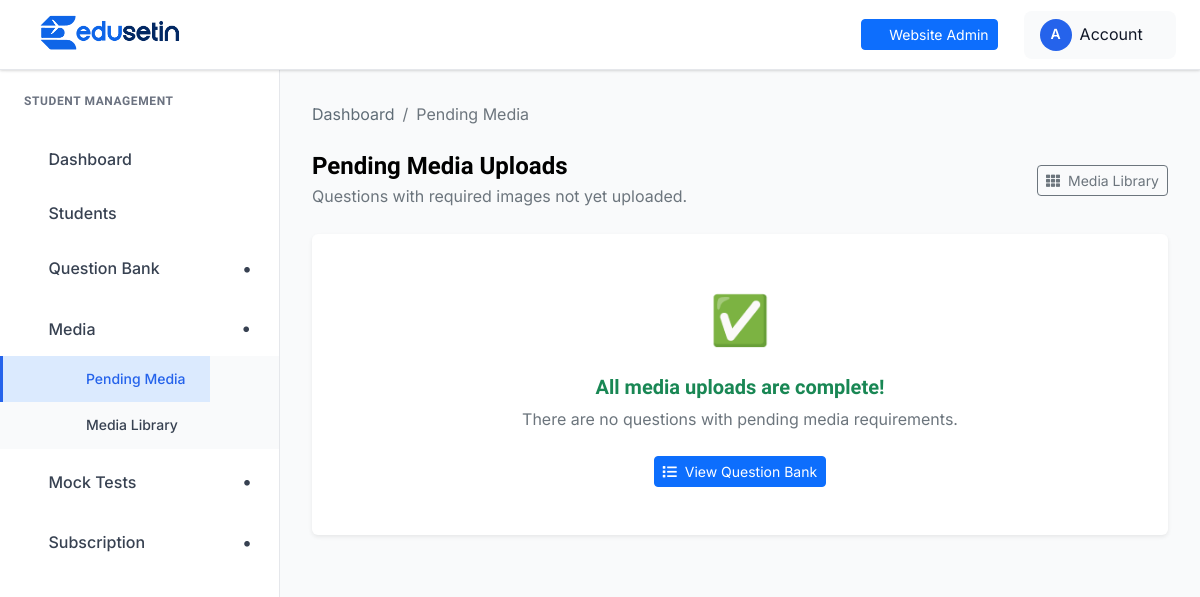
Page /student-management/media/pending/ (signed in) on the earlier database version.
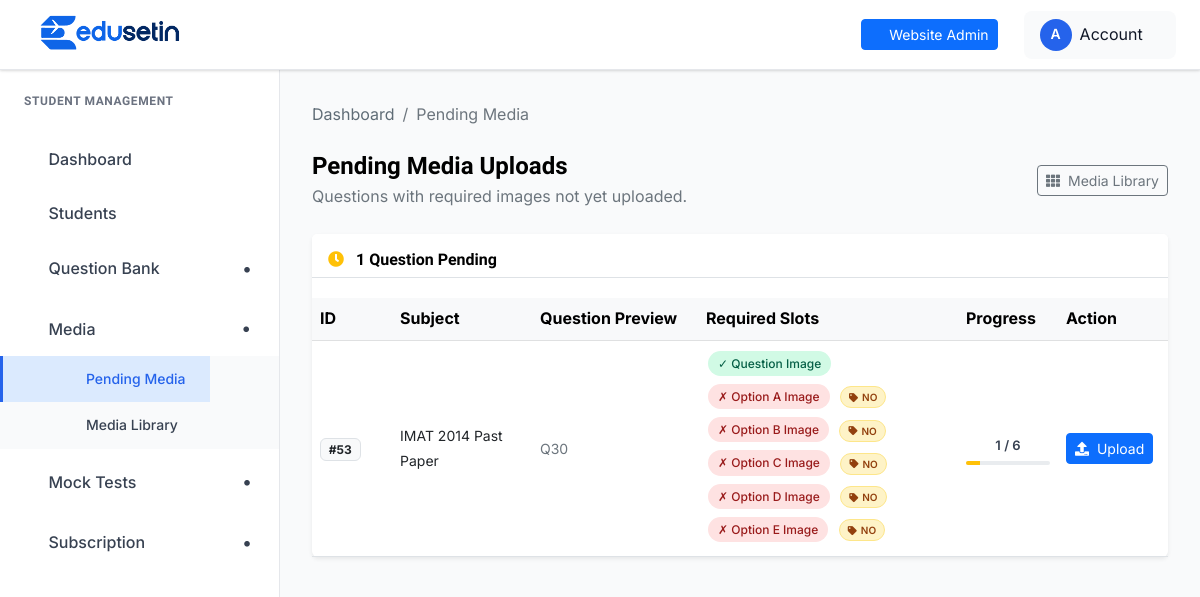
Same page on the later database version.
### student_management/models.py (models this page shows, shortened)
class Question(models.Model):
    ANSWER_CHOICES = [
        ('A', 'A'),
        ('B', 'B'),
        ('C', 'C'),
        ('D', 'D'),
        ('E', 'E'),
    ]
    SOURCE_CHOICES = [
        ('PYQ', 'PYQ'),
        ('EDUSETIN', 'EDUSETIN'),
        ('OTHER', 'OTHER'),
    ]
    subject = models.ForeignKey(Subject, on_delete=models.CASCADE, related_name='questions')
    submodule = models.ForeignKey(
        SubModule,
        on_delete=models.SET_NULL,
        related_name='questions',
        blank=True,
        null=True,
    )
    question_text = models.TextField()
    option_a = models.TextField()
    option_b = models.TextField()
    option_c = models.TextField()
    option_d = models.TextField()
    option_e = models.TextField(blank=True, null=True)
    correct_answer = models.CharField(max_length=1, choices=ANSWER_CHOICES)
    explanation = models.TextField(blank=True, null=True)
    source = models.CharField(max_length=20, choices=SOURCE_CHOICES, blank=True, null=True)
    year = models.PositiveIntegerField(blank=True, null=True)
    is_active = models.BooleanField(default=True)
    created_at = models.DateTimeField(auto_now_add=True)
    requires_question_image = models.BooleanField(default=False)
    requires_option_a_image = models.BooleanField(default=False)
    requires_option_b_image = models.BooleanField(default=False)
    requires_option_c_image = models.BooleanField(default=False)
    requires_option_d_image = models.BooleanField(default=False)
    requires_option_e_image = models.BooleanField(default=False)
    media_uploaded = models.BooleanField(default=False)
    class Meta:
        ordering = ['-created_at']

class Subject(models.Model):
    name = models.CharField(max_length=200, unique=True)
    description = models.TextField(blank=True, null=True)
    image = models.ImageField(upload_to='subjects/', blank=True, null=True)
    is_active = models.BooleanField(default=True)
    created_at = models.DateTimeField(auto_now_add=True)
    class Meta:
        ordering = ['-created_at']

class QuestionMedia(models.Model):
    MEDIA_TYPES = [
        ('QUESTION', 'Question'),
        ('OPTION_A', 'Option A'),
        ('OPTION_B', 'Option B'),
        ('OPTION_C', 'Option C'),
        ('OPTION_D', 'Option D'),
        ('OPTION_E', 'Option E'),
    ]
    question = models.ForeignKey(
        Question,
        on_delete=models.CASCADE,
        related_name='media_files'
    )
    media_type = models.CharField(max_length=20, choices=MEDIA_TYPES)
    image = models.ImageField(upload_to='question_media/', blank=True, default='')
    media_library = models.ForeignKey(
        MediaLibrary,
        null=True,
        blank=True,
        on_delete=models.SET_NULL,
        related_name='usages'
    )
    created_at = models.DateTimeField(auto_now_add=True)
    class Meta:
        unique_together = [('question', 'media_type')]
        ordering = ['media_type']

class PendingMediaReference(models.Model):
    MEDIA_TYPES = QuestionMedia.MEDIA_TYPES
    question = models.ForeignKey(
        Question,
        on_delete=models.CASCADE,
        related_name='pending_media_refs'
    )
    media_type = models.CharField(max_length=20, choices=MEDIA_TYPES)
    expected_media_name = models.CharField(max_length=255)
    created_at = models.DateTimeField(auto_now_add=True)
    class Meta:
        unique_together = [('question', 'media_type')]
        ordering = ['media_type']

### student_management/views.py (the view)
# urls.py: path('media/pending/', views.media_pending, name='media_pending'),
@admin_login_required
def media_pending(request):
    questions = Question.objects.select_related('subject').filter(
        Q(requires_question_image=True) |
        Q(requires_option_a_image=True) |
        Q(requires_option_b_image=True) |
        Q(requires_option_c_image=True) |
        Q(requires_option_d_image=True) |
        Q(requires_option_e_image=True),
        media_uploaded=False,
    ).prefetch_related('media_files', 'pending_media_refs').order_by('id')
    pending_data = []
    for question in questions:
        media_map = {m.media_type: m for m in question.media_files.all()}
        slots = _get_media_slot_status(question, media_map)
        required_slots = [s for s in slots if s['required']]
        uploaded_slots = [s for s in required_slots if s['uploaded']]
        pending_data.append({
            'question': question,
            'slots': required_slots,
            'required_count': len(required_slots),
            'uploaded_count': len(uploaded_slots),
        })
    return render(request, 'student_management/media_pending.html', {
        'pending_data': pending_data,
        'total_pending': len(pending_data),
    })

### student_management/views.py (called while the page is built)
def _get_media_slot_status(question, media_map):
    pending_refs = {
        ref.media_type: ref
        for ref in question.pending_media_refs.all()
    }
    slots = []
    for field, media_type in SLOT_MAP:
        required = getattr(question, field)
        uploaded = media_type in media_map
        slots.append({
            'field': field,
            'media_type': media_type,
            'label': SLOT_LABELS[media_type],
            'required': required,
            'uploaded': uploaded,
            'media': media_map.get(media_type),
            'pending_ref': pending_refs.get(media_type),
        })
    return slots

### templates/student_management/media_pending.html (shortened to what this page needs)
{% extends "student_management/base.html" %}
{% block content %}
<div class="dashboard__form__wraper">
    <nav aria-label="breadcrumb" class="mb-4">
        <ol class="breadcrumb">
            <li class="breadcrumb-item"><a href="{% url 'student_management:dashboard' %}">Dashboard</a></li>
            <li class="breadcrumb-item active" aria-current="page">Pending Media</li>
        </ol>
    </nav>
    <div class="d-flex justify-content-between align-items-center flex-wrap gap-3 mb-4">
        <div>
            <h4 class="mb-1">Pending Media Uploads</h4>
            <p class="text-muted mb-0">Questions with required images not yet uploaded.</p>
        </div>
        <a href="{% url 'student_management:media_library' %}" class="btn btn-outline-secondary btn-sm">
            <i class="fas fa-th me-1"></i> Media Library
        </a>
    </div>
    {% if not pending_data %}
    <div class="card shadow-sm border-0">
        <div class="card-body text-center py-5">
            <div class="mb-3" style="font-size:48px;">✅</div>
            <h5 class="fw-semibold text-success mb-2">All media uploads are complete!</h5>
            <p class="text-muted mb-4">There are no questions with pending media requirements.</p>
            <a href="{% url 'student_management:question_list' %}" class="btn btn-primary btn-sm">
                <i class="fas fa-list me-1"></i> View Question Bank
            </a>
        </div>
    </div>
    {% else %}
    <div class="card shadow-sm border-0">
        <div class="card-header bg-white border-bottom pt-3 pb-2 d-flex justify-content-between align-items-center">
            <h6 class="mb-0 fw-semibold">
                <i class="fas fa-clock text-warning me-2"></i>
                {{ total_pending }} Question{{ total_pending|pluralize }} Pending
            </h6>
        </div>
        <div class="table-responsive">
            <table class="table table-hover align-middle mb-0">
                <thead class="table-light">
                    <tr>
                        <th style="width:80px;">ID</th>
                        <th style="width:140px;">Subject</th>
                        <th>Question Preview</th>
                        <th style="width:260px;">Required Slots</th>
                        <th style="width:100px;">Progress</th>
                        <th style="width:110px;">Action</th>
                    </tr>
                </thead>
                <tbody>
                    {% for item in pending_data %}
                    <tr>
                        <td>
                            <span class="badge bg-light text-dark border">#{{ item.question.id }}</span>
                        </td>
                        <td>
                            <span class="fw-medium small">{{ item.question.subject.name }}</span>
                        </td>
                        <td>
                            <span class="small text-muted">{{ item.question.question_text|truncatechars:80 }}</span>
                        </td>
                        <td>
                            {% for slot in item.slots %}
                            <div class="mb-1">
                                <span class="slot-badge {% if slot.uploaded %}uploaded{% else %}missing{% endif %}">
                                    {% if slot.uploaded %}✓{% else %}✗{% endif %}
                                    {{ slot.label }}
                                </span>
                                {% if not slot.uploaded and slot.pending_ref %}
                                <span class="expected-name-pill" title="Expected media asset name from import">
                                    <i class="fas fa-tag" style="font-size:9px;"></i>
                                    {{ slot.pending_ref.expected_media_name }}
                                </span>
                                {% endif %}
                            </div>
                            {% endfor %}
                        </td>
                        <td class="text-center">
                            <span class="progress-fraction">{{ item.uploaded_count }} / {{ item.required_count }}</span>
                            <div class="progress mt-1" style="height:4px;border-radius:2px;">
                                {% if item.required_count > 0 %}
                                <div class="progress-bar {% if item.uploaded_count == item.required_count %}bg-success{% else %}bg-warning{% endif %}"
                                     style="width:{% widthratio item.uploaded_count item.required_count 100 %}%"></div>
                                {% endif %}
                            </div>
                        </td>
                        <td>
                            <a href="{% url 'student_management:media_upload' item.question.id %}"
                               class="btn btn-sm btn-primary">
                                <i class="fas fa-upload me-1"></i> Upload
                            </a>
                        </td>
                    </tr>
                    {% endfor %}
                </tbody>
            </table>
        </div>
    </div>
    {% endif %}
</div>
{% endblock %}

### templates/student_management/base.html (shortened to what this page needs)
{% load static %}
<!doctype html>
<html class="no-js" lang="en">
<head>
    <link rel="stylesheet" href="https://cdnjs.cloudflare.com/ajax/libs/toastr.js/latest/toastr.min.css">
     <link href="https://cdnjs.cloudflare.com/ajax/libs/font-awesome/5.15.4/css/all.min.css" rel="stylesheet">
    <link rel="stylesheet" href="{% static 'admin-static/assets/css/bootstrap.min.css' %}">
    <link rel="stylesheet" href="{% static 'admin-static/assets/css/icofont.min.css' %}">
    <link rel="stylesheet" href="{% static 'admin-static/assets/css/style.css' %}">
</head>
<body>
    <header class="dashboard-header">
        <div class="header-left">
            <a href="/" class="logo">
                <img src="{% static 'admin-static/assets/img/logo2.png' %}" alt="Logo" style="height:50px;">
            </a>
        </div>
        <div class="header-right">
           <a href="{% url 'admin-dashboard' %}" class="btn btn-primary btn-sm d-flex align-items-center gap-2">
               <i class="icofont-dashboard-web"></i> <span class="d-none d-sm-inline">Website Admin</span>
           </a>
           <div class="user-profile-dropdown">
    <div class="user-profile-toggle">
        <div class="user-avatar">A</div>
        <span>Account</span>
        <i class="icofont-simple-down"></i>
    </div>
</div>
        </div>
    </header>
    <aside class="dashboard-sidebar" id="dashboardSidebar">
        <div class="sidebar-content">
            <div class="sidebar-section">
                <h6 class="sidebar-title">Student Management</h6>
                <ul class="sidebar-menu">
                    <li>
                        <a href="{% url 'student_management:dashboard' %}" class="{% if request.path == '/student-management/' %}active{% endif %}">
                            <i class="icofont-dashboard"></i>
                            Dashboard
                        </a>
                    </li>
                    <li>
                        <a href="{% url 'student_management:student_list' %}" class="{% if '/student-management/students/' in request.path %}active{% endif %}">
                            <i class="icofont-users-alt-3"></i>
                            Students
                        </a>
                    </li>
                    <li class="has-dropdown {% if '/student-management/subjects/' in request.path or '/student-management/questions/' in request.path %}open{% endif %}">
                        <a href="#">
                            <i class="icofont-book-alt"></i>
                            Question Bank
                        </a>
                    </li>
                    <li class="has-dropdown {% if '/student-management/media/' in request.path %}open{% endif %}">
                        <a href="#">
                            <i class="icofont-image"></i>
                            Media
                        </a>
                        <ul class="submenu">
                            <li>
                                <a href="{% url 'student_management:media_pending' %}" class="{% if '/student-management/media/pending/' in request.path or '/student-management/media/question/' in request.path %}active{% endif %}">
                                    <i class="icofont-clock-time"></i> Pending Media
                                </a>
                            </li>
                            <li>
                                <a href="{% url 'student_management:media_library' %}" class="{% if '/student-management/media/library/' in request.path %}active{% endif %}">
                                    <i class="icofont-library"></i> Media Library
                                </a>
                            </li>
                        </ul>
                    </li>
                     <li class="has-dropdown {% if '/student-management/exams/' in request.path %}open{% endif %}">
    <a href="#">
        <i class="icofont-paper"></i>
        Mock Tests
    </a>
</li>
<li class="has-dropdown {% if '/student-management/plans/' in request.path or '/student-management/payments/' in request.path %}open{% endif %}">
    <a href="#">
        <i class="icofont-diamond"></i>
        Subscription
    </a>
</li>
                </ul>
            </div>
        </div>
    </aside>
    <main class="dashboard-main">
        <div class="dashboard-content">
            {% block content %}{% endblock %}
        </div>
    </main>
</body>
</html>

### templates/student_management/media_pending.html (style rules this page uses)
.slot-badge { display: inline-flex; align-items: center; gap: 5px; padding: 3px 10px; border-radius: 20px; font-size: 12px; font-weight: 500; margin: 2px; }
.slot-badge.uploaded { background: #d1fae5; color: #065f46; }
.slot-badge.missing { background: #fee2e2; color: #991b1b; }
.progress-fraction { font-size: 13px; font-weight: 600; color: #374151; }
.expected-name-pill { display: inline-flex; align-items: center; gap: 4px; font-size: 10px; padding: 2px 8px; border-radius: 12px; background: #fef3c7; color: #92400e; font-weight: 600; margin-left: 4px; border: 1px solid #fde68a; }

Differences in the rows shown:
added Question: question.id "53", question.subject.name "IMAT 2014 Past Paper", question.question_text "Q30", uploaded_count "1", required_count "6"
added QuestionMedia: label "Question Image"
added PendingMediaReference: label "Option A Image", pending_ref.expected_media_name "NO"
added PendingMediaReference: label "Option B Image", pending_ref.expected_media_name "NO"
added PendingMediaReference: label "Option C Image", pending_ref.expected_media_name "NO"
added PendingMediaReference: label "Option D Image", pending_ref.expected_media_name "NO"
added PendingMediaReference: label "Option E Image", pending_ref.expected_media_name "NO"
Other differences:
{{ total_pending }}: (not shown) → "1"
text no longer shown: "✅ All media uploads are complete! There are no questions with pending media requirements. View Question Bank"
text now shown: "Question Pending ID Subject Question Preview Required Slots Progress Action"
